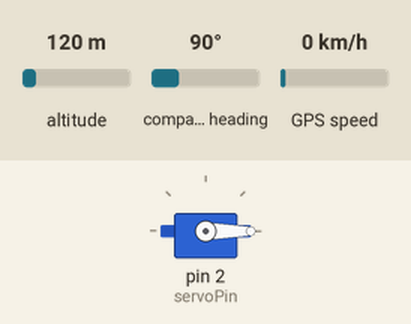
The sketch below on a simulated Teensy 4. On the bench: servo. The inputs (shaded band) are chosen by the test bench; at power-on: altitude 120 m, compass heading 90°, GPS speed 0 km/h. The GPS gets a fix after 3 s at 37.7749, -122.4194 with 8 satellites; what the sketch prints to the serial monitor is not drawn.

Above: at 0.1 s.
Timing chart, 0 to 1.6 s (numbered marks = the images above):
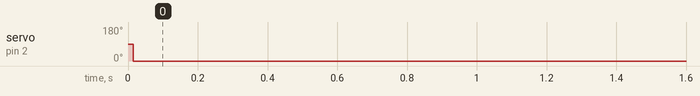

The sketch:

teensy_4.0_program2.ino
```cpp
#include <Arduino.h>
#include <sbus.h>
#include <TinyGPS++.h>
#include <QMC5883LCompass.h>
#include <PID_v1.h>
#include <PWMServo.h>
#include <math.h>

// Constants
const uint32_t PID_INTERVAL_US = 2000; // 500hz
const uint32_t SBUS_INTERVAL_US = 9000; // 111.11hz
const uint32_t LIDAR_TIMEOUT_MS = 100;

// Dropper Servo
PWMServo dropperServo;
int servoPin = 2;

// SBUS
bfs::SbusRx sbus_rx(&Serial1);
bfs::SbusTx sbus_tx(&Serial1);
elapsedMicros sbusTimer;

// GPS & Compass
TinyGPSPlus gps;
QMC5883LCompass compass;

// LIDAR
uint8_t buffer[16]; // Number of bytes for TOFsense Protocol
float lastLidarDistance = 0;
unsigned long lastLidarUpdate = 0;
bool lidarStale = false;

// Altitude
const int hoverThrottle = 737.8;
double takeoffGPSAltitude = 0;
double currentAltitude = 0;
double targetAltitude = 0;
double flightAltitude = 30; // Ajust this to tell the drone how high to fly (m)

// Position
double currentLatitude = 0;
double currentLongitude = 0;
double targetLatitude = 0;
double targetLongitude = 0;

// Stored Positions
double pos1_lat = 0;
double pos1_lon = 0;
double pos2_lat = 0;
double pos2_lon = 0;
bool pos1Stored = false;
bool pos2Stored = false;

// PID Controllers
elapsedMicros pidTimer;
float maxAngle = 20; // Max angle in degress the drone will tilt to. Bigger angles will make drone faster but will also make it more prone to ossolations
double altitudeOutput = 0;
double latitudeOutput = 0;
double longitudeOutput = 0;
// Tune Kp, Ki, and Kd for each controller to get the desired responsiveness and reduse ossolations
PID altitudePID(&currentAltitude, &altitudeOutput, &targetAltitude, 20.0, 1.0, 50.0, DIRECT);
PID latitudePID(&currentLatitude, &latitudeOutput, &targetLatitude, 1.0, 0.003, 1, DIRECT); // 1, 0.002, 1
PID longitudePID(&currentLongitude, &longitudeOutput, &targetLongitude, 1.0, 0.003, 1, DIRECT);

// Debug Flag
bool debug = true;

void setup() {
  if (debug) SerialUSB.begin(115200); // Serial monitor for debugging
  Serial1.begin(100000); // SBUS
  Serial4.begin(921600); // LIDAR
  Serial5.begin(115200); // GPS

  sbus_rx.Begin();
  sbus_tx.Begin();

  dropperServo.attach(servoPin, 1000, 2000);

  // Initilise and calibrate compass
  compass.init();
  compass.setCalibrationOffsets(-22.00, -369.00, 495.00);
  compass.setCalibrationScales(0.98, 0.93, 1.11);
  compass.setMode(0x01, 0x0C, 0x10, 0x00);

  // Clamp PID outputs
  double sbusAngle = maxAngle / 0.05487804878; // Convert max angle into sbus
  altitudePID.SetOutputLimits(-40, 40);
  latitudePID.SetOutputLimits(sbusAngle * -1, sbusAngle);
  longitudePID.SetOutputLimits(sbusAngle * -1, sbusAngle);
}

void readGPS() {
  // Get GPS Info
  while (Serial5.available()) {
    gps.encode(Serial5.read());
  }
  if (gps.location.isValid()) {
    // Multiply the lat and lon by 1000000 to get it in a range that the pid controller can handle
    currentLatitude = gps.location.lat() * 1000000;
    currentLongitude = gps.location.lng() * 1000000;
  }
}

void readLIDAR() {
  // Get LIDAR info
  while (Serial4.available()) {
    if (Serial4.peek() == 0x57) { // Look for start byte without discarding any bytes
      while (Serial4.available() < 16); // Wait for the rest of the packet
      Serial4.readBytes(buffer, 16); // Store and discard bytes
      uint32_t distance = buffer[8] | (buffer[9] << 8) | (buffer[10] << 16); // Rearrage bytes 8, 9, 10 from little-endian form and combine them into a single number
      lastLidarDistance = distance / 1000.0; // Convert from mm to m
      lastLidarUpdate = millis();
      lidarStale = false;
      break; // Break loop
    } else {
      Serial4.read(); // Discard byte
    }
  }
  // Timer to check whether the LIDAR info is still relevant
  if (millis() - lastLidarUpdate > LIDAR_TIMEOUT_MS) {
    lidarStale = true;
  }
}

float computeCorrectedAltitude(int pitchCmd, int rollCmd) {
  // Get true distance from ground
  // Convert roll and pitch commands into degrees that the drone will tilt
  float pitchAngle = ((float)(pitchCmd - 992) / 820.0) * 45.0;
  float rollAngle = ((float)(rollCmd - 992) / 820.0) * 45.0;
  // Convert to radians
  float pitchRad = radians(pitchAngle);
  float rollRad = radians(rollAngle);
  float correction = cos(pitchRad) * cos(rollRad); // Get correction factor
  return lastLidarDistance * correction; // Apply correction to get true distance from ground
}

void updateAltitude(int pitchCmd, int rollCmd) {
  float GPSAltitude = gps.altitude.meters()-takeoffGPSAltitude;
  float lidarAltitude = computeCorrectedAltitude(pitchCmd, rollCmd);
  if (!lidarStale && lidarAltitude < 20) {
    // If LIDAR is valid use that
    currentAltitude = lidarAltitude;
  } else if (gps.altitude.isValid()) {
    // Else use gps to get altitude
    currentAltitude = GPSAltitude;
  }
}

void updatePID() {
  // Run Pid Controllers
  altitudePID.Compute();
  latitudePID.Compute();
  longitudePID.Compute();
}

void altitudeHold(bfs::SbusData &sbusData) {
  if (sbusData.ch[5] < 1900 && !lidarStale) {
    // Enable altitude hold
    if (sbusData.ch[7] < 500) {
      altitudePID.SetMode(AUTOMATIC); // Turn on PID controller
      if (currentAltitude < 0.20) {
        // If landed set throttle to 0
        sbusData.ch[2] = 173;
      } else {
        targetAltitude = 0.12;
        // Send PID output to throttle channel
        sbusData.ch[2] = constrain(hoverThrottle + altitudeOutput, 172, 1811);
      }
    } else if (sbusData.ch[7] < 1200 && sbusData.ch[7] > 500) {
      altitudePID.SetMode(AUTOMATIC); // Turn on PID controller
      targetAltitude = flightAltitude + 0.175; // Account for the height of the landing legs
      // Send PID output to throttle channel
      sbusData.ch[2] = constrain(hoverThrottle + altitudeOutput, 172, 1811);
    } else {
      // Turn off altitude PID controller to stop intergral building
      altitudePID.SetMode(MANUAL);
    }
  }
}

void storePosition1(bfs::SbusData &sbusData) {
  if (sbusData.ch[4] > 1200 && gps.location.isValid() && !pos1Stored) {
    pos1_lat = gps.location.lat() * 1000000;
    pos1_lon = gps.location.lng() * 1000000;
    takeoffGPSAltitude = gps.altitude.meters();
    pos1Stored = true;
  }
}

void getHeadingStorePosition2(bfs::SbusData &sbusData) {
  compass.read();
  int heading = compass.getAzimuth() - 30;
  if (heading <= 5 && heading >= -5 && sbusData.ch[6] <= 992 && gps.location.isValid() && !pos2Stored) {
    pos2_lat = gps.location.lat() * 1000000;
    pos2_lon = gps.location.lng() * 1000000;
    pos2Stored = true;
    sbusData.ch[6] = 172;
  } else {
    sbusData.ch[6] = 1811;
  }
}

void goToStoredPosition(bfs::SbusData &sbusData) {
  if (sbusData.ch[5] < 1200 && sbusData.ch[5] > 500 && pos1Stored) {
    // Go to pos 1
    // Enable the PID Controllers
    latitudePID.SetMode(AUTOMATIC);
    longitudePID.SetMode(AUTOMATIC);
    // Set target to pos 1
    targetLatitude = pos1_lat;
    targetLongitude = pos1_lon;
    // Send PID Output to the roll and pitch channels
    sbusData.ch[1] = constrain(992 - latitudeOutput, 172, 1811);
    sbusData.ch[0] = constrain(992 - longitudeOutput, 172, 1811);
    if (debug) SerialUSB.println("Going to Position 1");

  } else if (sbusData.ch[5] < 500 && pos2Stored) {
    // Go to pos 2
    // Enable the PID Controllers
    latitudePID.SetMode(AUTOMATIC);
    longitudePID.SetMode(AUTOMATIC);
    // Set target to pos 2
    targetLatitude = pos2_lat;
    targetLongitude = pos2_lon;
    // Send PID Output to the roll and pitch channels
    sbusData.ch[1] = constrain(992 - latitudeOutput, 172, 1811);
    sbusData.ch[0] = constrain(992 - longitudeOutput, 172, 1811);
    if (debug) SerialUSB.println("Going to Position 2");
  } else {
    // Manual Control (Angle Mode)
    // Disable the PID controllers to stop the intergral term from building
    latitudePID.SetMode(MANUAL);
    longitudePID.SetMode(MANUAL);
  }
}

void dropPayload(bfs::SbusData &sbusData) {
  if (sbusData.ch[7] < 1200 && sbusData.ch[7] > 500) {
    // Go to 180 degrees
    dropperServo.write(180);
  } else if (sbusData.ch[7] > 1200 || sbusData.ch[7] < 500) {
    // Go to 0 degrees
    dropperServo.write(0);
  }
}

void loop() {
  // Get GPS and LIDAR info
  readGPS();
  readLIDAR();

  if (sbus_rx.Read()) {
    bfs::SbusData sbusData = sbus_rx.data();

    updateAltitude(sbusData.ch[1], sbusData.ch[0]);

    storePosition1(sbusData);
    getHeadingStorePosition2(sbusData);
    dropPayload(sbusData);

    if (pidTimer > PID_INTERVAL_US) {
      updatePID();
      altitudeHold(sbusData);
      goToStoredPosition(sbusData);
      pidTimer = 0;
    }

    if (sbusTimer > SBUS_INTERVAL_US) {
      sbus_tx.data(sbusData);
      sbus_tx.Write();
      sbusTimer = 0;
    }
    if (debug) {
      // Print debug info in the serial monitor
      SerialUSB.print("Pitch Out: "); SerialUSB.println(sbusData.ch[1]);
      SerialUSB.print("Roll Out: "); SerialUSB.println(sbusData.ch[0]);
      SerialUSB.print("Target Altitude: "); SerialUSB.println(targetAltitude);
      SerialUSB.print("Target Latitude: "); SerialUSB.println(targetLatitude, 6);
      SerialUSB.print("Target Longitude: "); SerialUSB.println(targetLongitude, 6);
      SerialUSB.print("Current Latitude: "); SerialUSB.println(currentLatitude, 6);
      SerialUSB.print("Current Longitude: "); SerialUSB.println(currentLongitude, 6);
      SerialUSB.print("Sats: "); SerialUSB.println(gps.satellites.value());
      SerialUSB.print("Alt Error: "); SerialUSB.println(currentAltitude - targetAltitude);
      SerialUSB.print("Alt PID Out: "); SerialUSB.println(altitudeOutput);
      SerialUSB.print("Alt current: "); SerialUSB.println(currentAltitude);
      SerialUSB.print("Alt target: "); SerialUSB.println(targetAltitude);
      SerialUSB.print("Throttle Out:"); SerialUSB.println(sbusData.ch[2]);
      SerialUSB.print("GPS Alt"); SerialUSB.println(gps.altitude.meters());
    }
  }
}
```

Measured:
- by itself, servo on pin 2 (servoPin): 90° → 0° at 0.02 s
